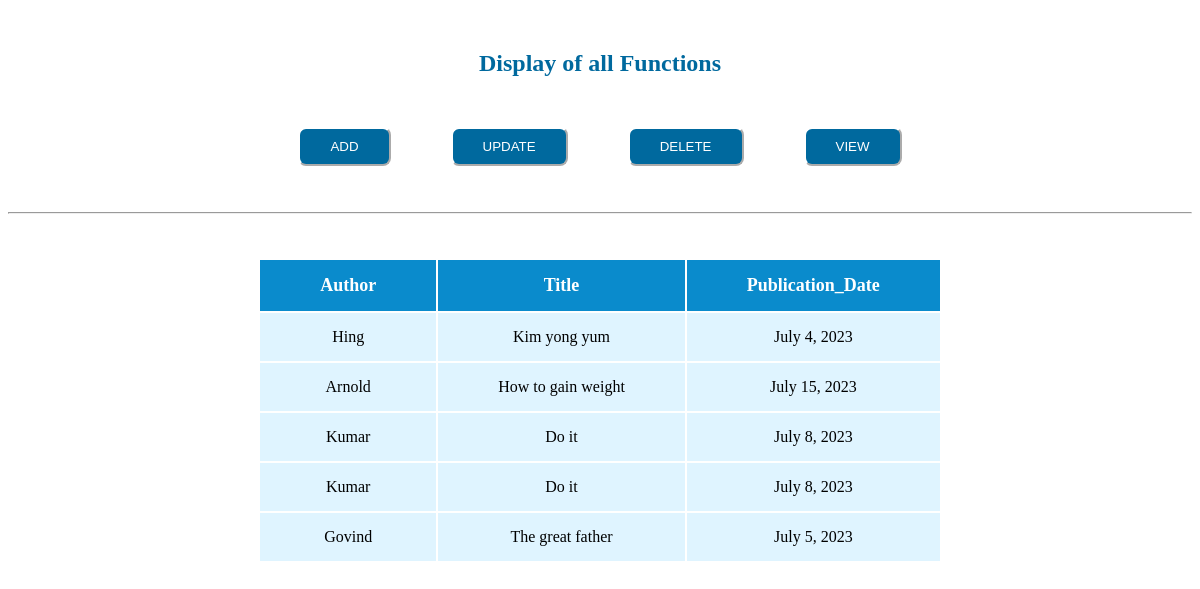
The app's page /save_book/view/ with its own data.
### sqpractice/models.py (models this page shows)
class Book(models.Model):
    title = models.CharField(max_length=100)
    author = models.CharField(max_length=100)
    publication_date = models.DateField()

### save_book/views.py (the view)
# urls.py: path('view/',views.view, name='view'),
def view(request):
    Books=Book.objects.all()
    context={'Books':Books}
    return render(request, 'view.html', context)

### templates/view.html (shortened to what this page needs)
<!DOCTYPE html>
<html lang="en">
<head>
</head>
<body>
    {% extends 'Display.html' %}
    {% block content %}
    <div class="form-container">
        <table>
            <tr>
                <th class="form-label">Author</th>
                <th class="form-label">Title</th>
                <th class="form-label">Publication_Date</th>
            </tr>
            {% for i in Books %}
            <tr>
                <td class="form-Field">{{i.author}}</td>
                <td class="form-Field">{{i.title}}</td>
                <td class="form-Field">{{i.publication_date}}</td>
            </tr>
            {% endfor %}
        </table>
    </div>
    {% endblock %}

### templates/Display.html (shortened to what this page needs)
{%load static%}
<!DOCTYPE html>
<html lang="en">
<head>
</head>
<body>
  <nav>
  <h1>Display of all Functions</h1>
   <div>
    <button id="add"  onclick="window.location.href = '/save_book/add_form/'">ADD</button>
    <button id="update"  onclick="window.location.href = '/save_book/update/'">UPDATE</button>
    <button id="delete" onclick="window.location.href = '/save_book/delete_form/'">DELETE</button>
    <button id="view" onclick="window.location.href = '/save_book/view/'">VIEW</button>
    </div>
    <br>
    <hr style="color:rgb(0, 105, 158);">
    <br><br>
   </nav>
   <main>
    {% block content %} {% endblock %}
  </main>
  </body>
</html>

### templates/view.html (style rules this page uses)
th { padding: 15px 60px; text-align: center; background-color:rgb(10, 139, 204); font-size: 18px; color:white; }
td { padding: 15px 60px; text-align: center; color: black; background-color:rgb(223, 244, 255); font-size: 16px; }

### templates/Display.html (style rules this page uses)
button { padding:10px 30px; margin:20px 30px; border-width: 2px; border-color: rgb(0, 105, 158); border-color: rgb(255, 255, 255); border-radius: 8px; background-color: rgb(0, 105, 158); color:white }
div { display: flex; justify-content: center; }
h1 { text-align: center; margin:50px 0px 30px 0px; color:rgb(0, 105, 158); }

### records on screen
Book: author "Hing", title "Kim yong yum", publication_date "July 4, 2023"
Book: author "Arnold", title "How to gain weight", publication_date "July 15, 2023"
Book: author "Kumar", title "Do it", publication_date "July 8, 2023"
Book: author "Kumar", title "Do it", publication_date "July 8, 2023"
Book: author "Govind", title "The great father", publication_date "July 5, 2023"
